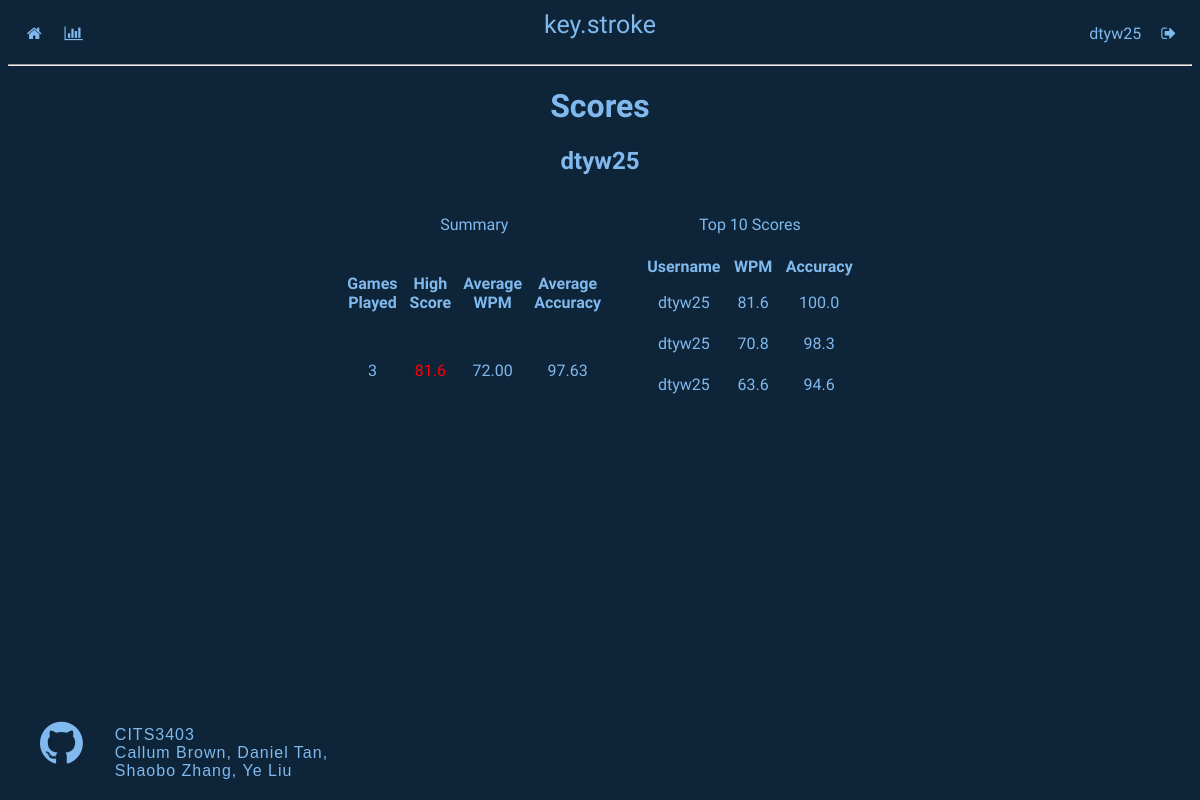
Page /user/dtyw25 (signed in) on the committed database.
### app/models.py (models this page shows, shortened)
class User(UserMixin, db.Model):
    id = db.Column(db.Integer, primary_key=True)
    username = db.Column(db.String(64), index=True, unique=True)
    email = db.Column(db.String(128), index=True, unique=True)
    password_hash = db.Column(db.String(128))
    scores = db.relationship('Score', backref='author', lazy='dynamic')

class Score(db.Model):
    id = db.Column(db.Integer, primary_key=True)
    username = db.Column(db.String(64))
    score = db.Column(db.Float, index=True, nullable=True) #WPM
    accuracy = db.Column(db.Float, index=True, nullable=True) #accuracy
    user_id = db.Column(db.Integer, db.ForeignKey('user.id'))

### app/routes.py (the view)
@login_required
@app.route('/user/<username>')
def user(username):
    if current_user.is_authenticated:
        user_username = current_user.username
        user_iden = current_user.id
        top10Score = Score.query.filter_by(user_id=user_iden).order_by(Score.score.desc()).limit(10).all()
        myScore = Score.query.filter_by(user_id=user_iden).all()
        wpm, accuracy, count, high_score= 0,0,0,0
        for allscore in myScore:
            count += 1
            accuracy += allscore.accuracy
            wpm += allscore.score
        for score in top10Score:
            if (score.score > high_score):
                high_score = score.score
        if count == 0:
            noData = "No data logged! Please play a game"
            avg_wpm, avg_accuracy = 0,0
        else:
            avg_wpm, avg_accuracy = (format((wpm/count), '.2f')), (format((accuracy/count), '.2f'))
    if not current_user.is_authenticated:
        return render_template('notauthen.html')
    return render_template('user.html', username = user_username, user_id=user_iden, myScore=top10Score, count=count, avg_wpm=avg_wpm, avg_accuracy=avg_accuracy, high_score=high_score)

### app/models.py (called while the page is built)
@login.user_loader
def load_user(user_id):
    return User.query.get(int(user_id))

### app/templates/user.html (shortened to what this page needs)
{% extends "base.html" %}
{% block head %}
<link rel= "stylesheet" type= "text/css" href="{{ url_for('static',filename='stylesheets/base.css') }}">
<link rel= "stylesheet" type= "text/css" href="{{ url_for('static',filename='stylesheets/user.css') }}">
{% endblock %}
{% block content %}
    <body>
        <h1>Scores</h1>
        <h2>{{ username }}</h2>
        <div class='container'>
        <table id='summary'>
            <caption>Summary</caption>
            <tr>
                <th>Games Played</th>
                <th>High Score</th>
                <th>Average WPM</th>
                <th>Average Accuracy</th>
            </tr>
            <tr>
                <td>{{ count }}</td>
                <td style="color: red">{{ high_score }}</td>
                <td>{{ avg_wpm }}</td>
                <td>{{ avg_accuracy }}</td>
            </tr>
        </table>
        <table id='scores'>
            <caption>Top 10 Scores</caption>
            <tr>
                <th>Username</th>
                <th>WPM</th>
                <th>Accuracy</th>
            </tr>
        {% for score in myScore %}
            <tr>
                <td>{{ score.username }}</td>
                <td>{{ score.score  }}</td>
                <td>{{ score.accuracy }}</td>
        {% endfor %}
        </table>
    </div>
    </body>
{% endblock %}

### app/templates/base.html (shortened to what this page needs)
<!DOCTYPE html>
<html lang="en">
<head>
    <link rel="stylesheet" href="https://cdnjs.cloudflare.com/ajax/libs/font-awesome/4.7.0/css/font-awesome.min.css">
    {% block head %} {% endblock %}
</head>
<body>
    <div class="topnav">
        <div class='topnav-left'>
            <a href="{{ url_for('home') }}"><i class="fa fa-fw fa-home"></i></a>
            <a href="{{ url_for('scores') }}"><i class="fa fa-bar-chart"></i></a>
        </div>
        <div class='logo'><span><a href="{{ url_for('home') }}">key.stroke</a></span></div>
        <div class='topnav-right' style="margin-left: auto; order: 2">
            {% if current_user.is_anonymous %}
                <a href="{{ url_for('register') }}"><i class="fa fa-fw fa-user"></i></a>
                <a href="{{ url_for('login') }}"><i class="fa fa-sign-in"></i></a>
            {% else %}
                <a href="{{ url_for('user', username=current_user.username) }}">{{current_user.username}}</a>
                <a href="{{ url_for('logout') }}"><i class="fa fa-sign-out"></i></a>
            {% endif %}
        </div>
    </div>
    <hr>
    {% block content %} {% endblock %}
    <div class="credits" style="position: absolute; bottom: 0; width: 30%">
        <a href="https://github.com/danieltobiastan/reimagined-octo-parakeet"><i class="fa fa-github" style="float: left; font-size: 50px; padding: 2rem"></i></a>
        <p style="text-align: left; margin-top: 40px; font-family: 'Gill Sans', 'Gill Sans MT', Calibri, 'Trebuchet MS', sans-serif; letter-spacing: 1px">CITS3403<br>Callum Brown, Daniel Tan, Shaobo Zhang, Ye Liu</p>
    </div>
</body>
</html>

### app/static/stylesheets/base.css (style rules this page uses)
.topnav { height: 1em; background-color: rgb(14, 36, 56); padding: 1em; font-family: 'Anonymous Pro', monospace; word-spacing: 1em; display: flex; }
.logo { margin: auto; position: absolute; left: 50%; margin-right: -50%; transform: translate(-50%, -50%); font-size: 25px }
a, a:hover { color: rgb(128, 185, 238); text-decoration: none }
body { background-color: rgb(14, 36, 56); color: white; font-family: 'Anonymous Pro', monospace; }

### app/static/stylesheets/user.css (style rules this page uses)
body { background-color: rgb(14, 36, 56); color: rgb(128, 185, 238); font-family: 'Anonymous Pro', monospace; text-align: center; }
table, th, td { padding: 5px; }
td { padding: 10px; }
#summary, #scores { padding: 1em; width: 60% }
.container { margin: 0 auto; width: 40%; display: flex; justify-content: center; padding: 20px; }

### rows in the picture
User: username "dtyw25"
Score: score "81.6", username "dtyw25", accuracy "100.0"
Score: username "dtyw25", score "70.8", accuracy "98.3"
Score: username "dtyw25", score "63.6", accuracy "94.6"

### other values in the picture
{{ count }} "3"
{{ avg_wpm }} "72.00"
{{ avg_accuracy }} "97.63"
